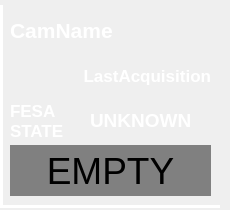
<?xml version="1.0" encoding="UTF-8"?>
<ui version="4.0">
 <class>Form</class>
 <widget class="QWidget" name="Form">
  <property name="geometry">
   <rect>
    <x>0</x>
    <y>0</y>
    <width>230</width>
    <height>210</height>
   </rect>
  </property>
  <property name="windowTitle">
   <string>Form</string>
  </property>
  <widget class="QLabel" name="cam_label">
   <property name="geometry">
    <rect>
     <x>10</x>
     <y>145</y>
     <width>201</width>
     <height>51</height>
    </rect>
   </property>
   <property name="font">
    <font>
     <pointsize>28</pointsize>
     <weight>50</weight>
     <bold>false</bold>
    </font>
   </property>
   <property name="styleSheet">
    <string notr="true">background-color: grey</string>
   </property>
   <property name="text">
    <string>EMPTY</string>
   </property>
   <property name="alignment">
    <set>Qt::AlignCenter</set>
   </property>
  </widget>
  <widget class="QLabel" name="name_label">
   <property name="geometry">
    <rect>
     <x>10</x>
     <y>10</y>
     <width>201</width>
     <height>41</height>
    </rect>
   </property>
   <property name="font">
    <font>
     <pointsize>16</pointsize>
     <weight>75</weight>
     <bold>true</bold>
    </font>
   </property>
   <property name="styleSheet">
    <string notr="true">color: white</string>
   </property>
   <property name="text">
    <string>CamName</string>
   </property>
  </widget>
  <widget class="QLabel" name="name_label_2">
   <property name="geometry">
    <rect>
     <x>0</x>
     <y>5</y>
     <width>3</width>
     <height>200</height>
    </rect>
   </property>
   <property name="font">
    <font>
     <weight>75</weight>
     <bold>true</bold>
    </font>
   </property>
   <property name="styleSheet">
    <string notr="true">background-color: white</string>
   </property>
   <property name="text">
    <string/>
   </property>
  </widget>
  <widget class="QLabel" name="last_acq_label">
   <property name="geometry">
    <rect>
     <x>10</x>
     <y>50</y>
     <width>201</width>
     <height>51</height>
    </rect>
   </property>
   <property name="font">
    <font>
     <pointsize>13</pointsize>
     <weight>75</weight>
     <bold>true</bold>
    </font>
   </property>
   <property name="styleSheet">
    <string notr="true">color: white</string>
   </property>
   <property name="text">
    <string>LastAcquisition</string>
   </property>
   <property name="alignment">
    <set>Qt::AlignRight|Qt::AlignTrailing|Qt::AlignVCenter</set>
   </property>
  </widget>
  <widget class="QLabel" name="name_label_4">
   <property name="geometry">
    <rect>
     <x>0</x>
     <y>205</y>
     <width>220</width>
     <height>3</height>
    </rect>
   </property>
   <property name="font">
    <font>
     <weight>75</weight>
     <bold>true</bold>
    </font>
   </property>
   <property name="styleSheet">
    <string notr="true">background-color: white</string>
   </property>
   <property name="text">
    <string/>
   </property>
  </widget>
  <widget class="QLabel" name="fesa_state_caption">
   <property name="geometry">
    <rect>
     <x>10</x>
     <y>100</y>
     <width>71</width>
     <height>41</height>
    </rect>
   </property>
   <property name="font">
    <font>
     <pointsize>13</pointsize>
     <weight>75</weight>
     <bold>true</bold>
    </font>
   </property>
   <property name="styleSheet">
    <string notr="true">color: white</string>
   </property>
   <property name="text">
    <string>FESA
STATE</string>
   </property>
  </widget>
  <widget class="QLabel" name="fesa_state_label">
   <property name="geometry">
    <rect>
     <x>90</x>
     <y>100</y>
     <width>131</width>
     <height>41</height>
    </rect>
   </property>
   <property name="font">
    <font>
     <pointsize>14</pointsize>
     <weight>75</weight>
     <bold>true</bold>
    </font>
   </property>
   <property name="styleSheet">
    <string notr="true">color: white</string>
   </property>
   <property name="text">
    <string>UNKNOWN</string>
   </property>
  </widget>
 </widget>
 <resources/>
 <connections/>
</ui>
